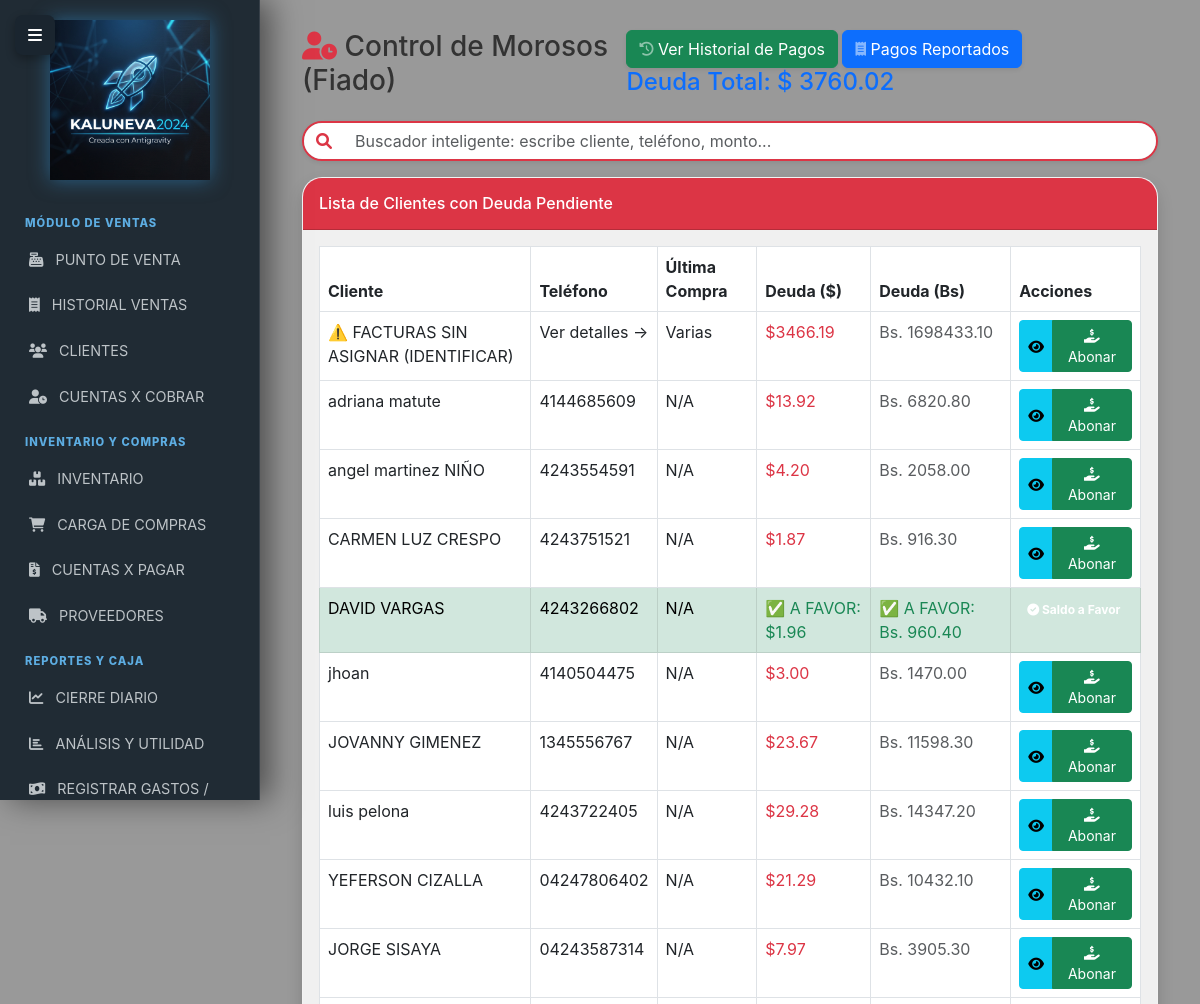
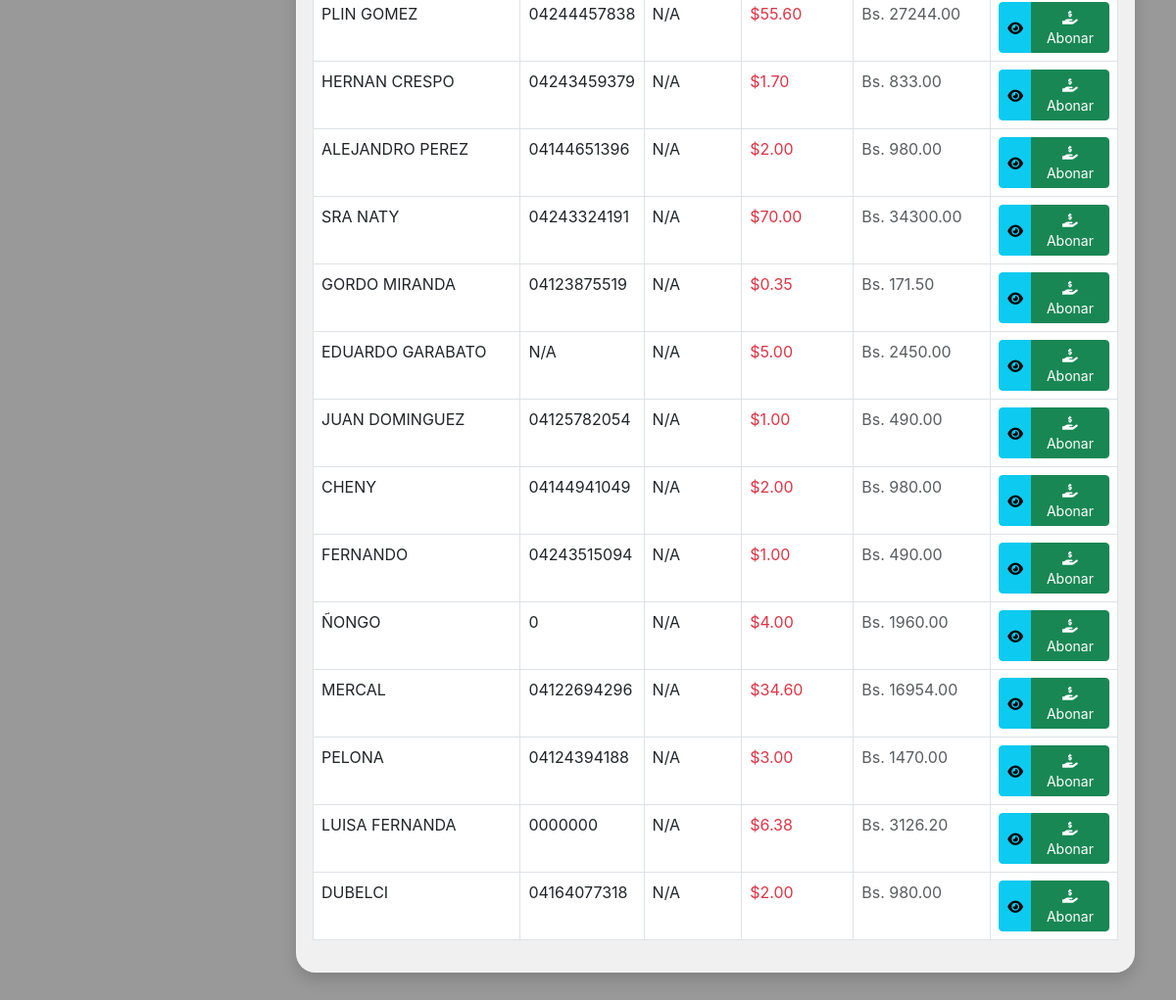
The page /morosos (signed in) on the database its author committed (2 pictures, top to bottom).
### models.py (models this page shows, shortened)
class Cliente(db.Model):
    __tablename__ = 'clientes'
    id = db.Column(db.Integer, primary_key=True)
    nombre = db.Column(db.String(100), nullable=False)
    cedula = db.Column(db.String(20), unique=True, nullable=False)
    telefono = db.Column(db.String(20))
    direccion = db.Column(db.Text)
    fecha_nacimiento = db.Column(db.Date)
    saldo_usd = db.Column(db.Numeric(10, 2), default=Decimal('0.00'))
    saldo_bs = db.Column(db.Numeric(10, 2), default=Decimal('0.00'))
    puntos = db.Column(db.Integer, default=0)
    documentos = db.Column(db.Integer, default=0)
    ventas = db.relationship('Venta', backref='cliente', lazy=True)
    abonos = db.relationship('HistorialPago', backref='cliente', lazy=True)

### routes/clientes.py (the view)
@clientes_bp.route('/morosos')
@login_required
@staff_required
def vista_morosos():
    from models import Venta
    morosos = Cliente.query.filter(
        (func.abs(func.coalesce(Cliente.saldo_usd, 0)) > 0.01) | (func.abs(func.coalesce(Cliente.saldo_bs, 0)) > 0.1)
    ).all()
    total_real_ventas = db.session.query(func.sum(Venta.saldo_pendiente_usd)).filter(Venta.saldo_pendiente_usd > 0).scalar() or Decimal('0.00')
    deuda_huerfana = db.session.query(func.sum(Venta.saldo_pendiente_usd)).filter(Venta.saldo_pendiente_usd > 0, Venta.cliente_id == None).scalar() or Decimal('0.00')
    tasa = TasaBCV.query.order_by(TasaBCV.fecha.desc()).first()
    tasa_bcv = Decimal(str(tasa.valor)) if tasa and tasa.valor else Decimal('1.0')
    if deuda_huerfana > 1:
        class OrphanClient:
            id = 0
            nombre = "⚠️ FACTURAS SIN ASIGNAR (IDENTIFICAR)"
            telefono = "Ver detalles ->"
            ultima_compra = "Varias"
            saldo_usd = deuda_huerfana
        morosos.insert(0, OrphanClient())
    return render_template('morosos.html',
                           morosos=morosos,
                           total=total_real_ventas,
                           tasa_bcv=tasa_bcv)

### app.py (called while the page is built)
@login_manager.user_loader
def load_user(user_id):
    user = db.session.get(User, int(user_id))
    if user and not getattr(user, 'activo', True):
        return None
    return user

@app.context_processor
def inject_tasa_actual():
    try:
        hoy = hoy_ve()
        tasa_hoy = TasaBCV.query.filter_by(fecha=hoy).first()
        if tasa_hoy:
            return dict(tasa_actual=tasa_hoy.valor, alerta_tasa=False)
        else:
            ultima = TasaBCV.query.order_by(TasaBCV.fecha.desc()).first()
            valor = ultima.valor if ultima else Decimal('0.00')
            return dict(tasa_actual=valor, alerta_tasa=True)
    except Exception as e:
        log.error(f"Error al inyectar tasa actual: {e}")
        return dict(tasa_actual=Decimal('0.00'), alerta_tasa=True)

### models.py (called while the page is built)
def hoy_ve():
    return datetime.now(pytz.timezone('America/Caracas')).date()

### templates/morosos.html (shortened to what this page needs)
{% extends 'base.html' %}
{% block content %}
<div class="container-fluid">
  <div class="d-sm-flex align-items-center justify-content-between mb-4">
    <h1 class="h3 mb-0 text-gray-800">
      <i class="fas fa-user-clock text-danger"></i> Control de Morosos (Fiado)
    </h1>
    <div>
      <a href="{{ url_for('clientes.historial_abonos') }}" class="btn btn-success shadow-sm mr-3">
        <i class="fas fa-history fa-sm text-white-50"></i> Ver Historial de Pagos
      </a>
      <a href="{{ url_for('clientes.pagos_reportados') }}" class="btn btn-primary shadow-sm mr-3">
        <i class="fas fa-receipt fa-sm text-white-50"></i> Pagos Reportados
      </a>
      <div class="d-inline-block h4 mb-0 font-weight-bold text-primary">
        Deuda Total: $<span id="deuda_total_general">
          {{ "%.2f"|format(morosos|selectattr('saldo_usd', 'gt', 0)|sum(attribute='saldo_usd')) if morosos else "0.00"
          }}
        </span>
      </div>
    </div>
  </div>
  <div class="mb-3">
    <div class="input-group shadow-sm rounded-pill overflow-hidden border-danger" style="border: 2px solid #e74a3b;">
      <span class="input-group-text bg-white border-0 text-danger"><i class="fas fa-search"></i></span>
      <input type="text" id="buscador_kalu" class="form-control border-0 bg-white" placeholder="Buscador inteligente: escribe cliente, teléfono, monto..." style="box-shadow: none;">
    </div>
  </div>
  <div class="card shadow mb-4">
    <div class="card-header py-3 bg-danger text-white">
      <h6 class="m-0 font-weight-bold">Lista de Clientes con Deuda Pendiente</h6>
    </div>
    <div class="card-body">
      <div class="table-responsive">
        <table class="table table-bordered table-hover" id="tabla_morosos" width="100%" cellspacing="0">
          <thead class="thead-light">
            <tr>
              <th>Cliente</th>
              <th>Teléfono</th>
              <th>Última Compra</th>
              <th>Deuda ($)</th>
              <th>Deuda (Bs)</th>
              <th>Acciones</th>
            </tr>
          </thead>
          <tbody>
            {% if morosos %}
            {% for c in morosos %}
            <tr class="{{ 'table-success' if c.saldo_usd < 0 else '' }}">
              <td class="font-weight-bold">{{ c.nombre }}</td>
              <td>{{ c.telefono or 'N/A' }}</td>
              <td>{{ c.ultima_compra or 'N/A' }}</td>
              {% if c.saldo_usd < 0 %} <td class="font-weight-bold text-success">
                ✅ A FAVOR: ${{ "%.2f"|format(c.saldo_usd * -1) }}
                </td>
                <td class="text-success">
                  ✅ A FAVOR: Bs. {{ "%.2f"|format(c.saldo_usd * -1 * tasa_bcv) }}
                </td>
                {% else %}
                <td class="font-weight-bold text-danger">
                  ${{ "%.2f"|format(c.saldo_usd) }}
                </td>
                <td class="text-muted">
                  Bs. {{ "%.2f"|format(c.saldo_usd * tasa_bcv) }}
                </td>
                {% endif %}
                <td>
                  <div class="btn-group">
                    {% if c.saldo_usd < 0 %} <span class="badge badge-success p-2">
                      <i class="fas fa-check-circle"></i> Saldo a Favor
                      </span>
                      {% else %}
                      <button class="btn btn-info btn-sm" title="Ver Facturas Pendientes"
                        onclick="verFacturasPendientes('{{ c.id }}', '{{ c.nombre }}')">
                        <i class="fas fa-eye"></i>
                      </button>
                      <button class="btn btn-success btn-sm"
                        onclick="abrirAbonoDrawer('{{ c.id }}', '{{ c.nombre }}', '{{ c.saldo_usd }}')">
                        <i class="fas fa-hand-holding-usd"></i> Abonar
                      </button>
                      {% endif %}
                  </div>
                </td>
            </tr>
            {% endfor %}
            {% else %}
            <tr>
              <td colspan="6" class="text-center text-muted py-4">
                <i class="fas fa-check-circle text-success"></i> ¡No hay morosos! Todos están al día.
              </td>
            </tr>
            {% endif %}
          </tbody>
        </table>
      </div>
    </div>
  </div>
</div>
{% endblock %}

### templates/base.html (style rules this page uses)
body { background: url('/static/fondo_negocio_jpg.png') no-repeat center center fixed !important; background-size: cover !important; font-family: 'Inter', 'Segoe UI', sans-serif; min-height: 100vh; color: #333; }
body::before { content: ""; position: fixed; top: 0; left: 0; width: 100%; height: 100%; background: rgba(0, 0, 0, 0.4); z-index: -1; }
.card { border: 1px solid rgba(255, 255, 255, 0.2); border-radius: 20px; background: rgba(255, 255, 255, 0.85); backdrop-filter: blur(15px); box-shadow: 0 10px 30px rgba(0, 0, 0, 0.1); overflow: hidden; transition: transform 0.2s; }

### rows shown on the page
Cliente: nombre "adriana matute", telefono "4144685609", ultima_compra "N/A", saldo_usd "13.92", c.saldo_usd*tasa_bcv "6820.80"
Cliente: nombre "angel martinez NIÑO", telefono "4243554591", ultima_compra "N/A", saldo_usd "4.20", c.saldo_usd*tasa_bcv "2058.00"
Cliente: nombre "CARMEN LUZ CRESPO", telefono "4243751521", ultima_compra "N/A", saldo_usd "1.87", c.saldo_usd*tasa_bcv "916.30"
Cliente: nombre "DAVID VARGAS", telefono "4243266802", ultima_compra "N/A", saldo_usd "1.96", c.saldo_usd*-1*tasa_bcv "960.40", shows "Saldo a Favor"
Cliente: nombre "jhoan", telefono "4140504475", ultima_compra "N/A", saldo_usd "3.00", c.saldo_usd*tasa_bcv "1470.00"
Cliente: nombre "JOVANNY GIMENEZ", telefono "1345556767", ultima_compra "N/A", saldo_usd "23.67", c.saldo_usd*tasa_bcv "11598.30"
Cliente: nombre "luis pelona", telefono "4243722405", ultima_compra "N/A", saldo_usd "29.28", c.saldo_usd*tasa_bcv "14347.20"
Cliente: nombre "YEFERSON CIZALLA", telefono "04247806402", ultima_compra "N/A", saldo_usd "21.29", c.saldo_usd*tasa_bcv "10432.10"
Cliente: nombre "JORGE SISAYA", telefono "04243587314", ultima_compra "N/A", saldo_usd "7.97", c.saldo_usd*tasa_bcv "3905.30"
Cliente: nombre "PLIN GOMEZ", telefono "04244457838", ultima_compra "N/A", saldo_usd "55.60", c.saldo_usd*tasa_bcv "27244.00"
Cliente: nombre "HERNAN CRESPO", telefono "04243459379", ultima_compra "N/A", saldo_usd "1.70", c.saldo_usd*tasa_bcv "833.00"
Cliente: nombre "ALEJANDRO PEREZ", telefono "04144651396", ultima_compra "N/A", saldo_usd "2.00", c.saldo_usd*tasa_bcv "980.00"
Cliente: nombre "SRA NATY", telefono "04243324191", ultima_compra "N/A", saldo_usd "70.00", c.saldo_usd*tasa_bcv "34300.00"
Cliente: nombre "GORDO MIRANDA", telefono "04123875519", ultima_compra "N/A", saldo_usd "0.35", c.saldo_usd*tasa_bcv "171.50"
Cliente: nombre "EDUARDO GARABATO", telefono "N/A", ultima_compra "N/A", saldo_usd "5.00", c.saldo_usd*tasa_bcv "2450.00"
Cliente: nombre "JUAN DOMINGUEZ", telefono "04125782054", ultima_compra "N/A", saldo_usd "1.00", c.saldo_usd*tasa_bcv "490.00"
Cliente: nombre "CHENY", telefono "04144941049", ultima_compra "N/A", saldo_usd "2.00", c.saldo_usd*tasa_bcv "980.00"
Cliente: nombre "FERNANDO", telefono "04243515094", ultima_compra "N/A", saldo_usd "1.00", c.saldo_usd*tasa_bcv "490.00"
Cliente: nombre "ÑONGO", telefono "0", ultima_compra "N/A", saldo_usd "4.00", c.saldo_usd*tasa_bcv "1960.00"
Cliente: nombre "MERCAL", telefono "04122694296", ultima_compra "N/A", saldo_usd "34.60", c.saldo_usd*tasa_bcv "16954.00"
Cliente: nombre "PELONA", telefono "04124394188", ultima_compra "N/A", saldo_usd "3.00", c.saldo_usd*tasa_bcv "1470.00"
Cliente: nombre "LUISA FERNANDA", telefono "0000000", ultima_compra "N/A", saldo_usd "6.38", c.saldo_usd*tasa_bcv "3126.20"
Cliente: nombre "DUBELCI", telefono "04164077318", ultima_compra "N/A", saldo_usd "2.00", c.saldo_usd*tasa_bcv "980.00"

### other values the page prints
{{ c.nombre }} "⚠️ FACTURAS SIN ASIGNAR (IDENTIFICAR)"
{{ c.telefono or 'N/A' }} "Ver detalles ->"
{{ c.ultima_compra or 'N/A' }} "Varias"
{{ "%.2f"|format(c.saldo_usd) }} "3466.19"
{{ "%.2f"|format(c.saldo_usd * tasa_bcv) }} "1698433.10"
